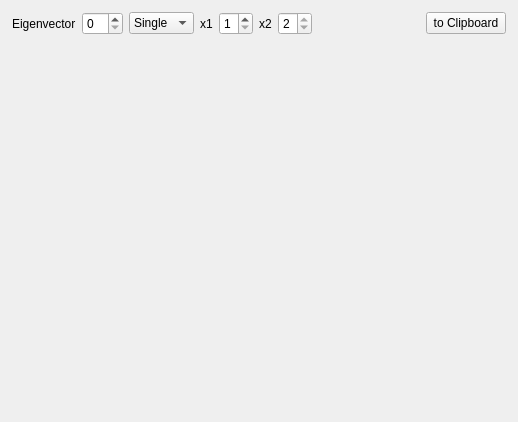
<?xml version="1.0" encoding="UTF-8"?>
<ui version="4.0">
 <class>ContourWidget</class>
 <widget class="QWidget" name="ContourWidget">
  <property name="geometry">
   <rect>
    <x>0</x>
    <y>0</y>
    <width>518</width>
    <height>422</height>
   </rect>
  </property>
  <property name="sizePolicy">
   <sizepolicy hsizetype="MinimumExpanding" vsizetype="MinimumExpanding">
    <horstretch>0</horstretch>
    <verstretch>0</verstretch>
   </sizepolicy>
  </property>
  <property name="windowTitle">
   <string>Form</string>
  </property>
  <layout class="QVBoxLayout" name="verticalLayout" stretch="0,1">
   <property name="margin">
    <number>0</number>
   </property>
   <item>
    <widget class="QWidget" name="widget" native="true">
     <layout class="QHBoxLayout" name="horizontalLayout">
      <property name="leftMargin">
       <number>12</number>
      </property>
      <property name="topMargin">
       <number>12</number>
      </property>
      <property name="rightMargin">
       <number>12</number>
      </property>
      <property name="bottomMargin">
       <number>0</number>
      </property>
      <item>
       <widget class="QLabel" name="label_2">
        <property name="font">
         <font>
          <pointsize>9</pointsize>
         </font>
        </property>
        <property name="text">
         <string>Eigenvector</string>
        </property>
       </widget>
      </item>
      <item>
       <widget class="QSpinBox" name="dimSpin">
        <property name="font">
         <font>
          <pointsize>9</pointsize>
         </font>
        </property>
       </widget>
      </item>
      <item>
       <widget class="QComboBox" name="displayCombo">
        <property name="font">
         <font>
          <pointsize>9</pointsize>
         </font>
        </property>
        <property name="currentIndex">
         <number>0</number>
        </property>
        <item>
         <property name="text">
          <string>Single</string>
         </property>
        </item>
        <item>
         <property name="text">
          <string>Multi</string>
         </property>
        </item>
       </widget>
      </item>
      <item>
       <widget class="QWidget" name="widget_2" native="true">
        <property name="font">
         <font>
          <pointsize>9</pointsize>
         </font>
        </property>
        <layout class="QHBoxLayout" name="horizontalLayout_2">
         <property name="margin">
          <number>0</number>
         </property>
         <item>
          <widget class="QLabel" name="label">
           <property name="font">
            <font>
             <pointsize>9</pointsize>
            </font>
           </property>
           <property name="text">
            <string>x1</string>
           </property>
          </widget>
         </item>
         <item>
          <widget class="QSpinBox" name="spinX1">
           <property name="minimum">
            <number>1</number>
           </property>
           <property name="maximum">
            <number>2</number>
           </property>
          </widget>
         </item>
         <item>
          <widget class="QLabel" name="label_3">
           <property name="font">
            <font>
             <pointsize>9</pointsize>
            </font>
           </property>
           <property name="text">
            <string>x2</string>
           </property>
          </widget>
         </item>
         <item>
          <widget class="QSpinBox" name="spinX2">
           <property name="minimum">
            <number>2</number>
           </property>
           <property name="maximum">
            <number>2</number>
           </property>
          </widget>
         </item>
        </layout>
       </widget>
      </item>
      <item>
       <spacer name="horizontalSpacer_2">
        <property name="orientation">
         <enum>Qt::Horizontal</enum>
        </property>
        <property name="sizeHint" stdset="0">
         <size>
          <width>40</width>
          <height>20</height>
         </size>
        </property>
       </spacer>
      </item>
      <item>
       <widget class="QPushButton" name="clipboardButton">
        <property name="font">
         <font>
          <pointsize>9</pointsize>
         </font>
        </property>
        <property name="text">
         <string>to Clipboard</string>
        </property>
       </widget>
      </item>
     </layout>
    </widget>
   </item>
   <item>
    <widget class="QLabel" name="plotLabel">
     <property name="text">
      <string/>
     </property>
    </widget>
   </item>
  </layout>
 </widget>
 <resources/>
 <connections/>
</ui>
